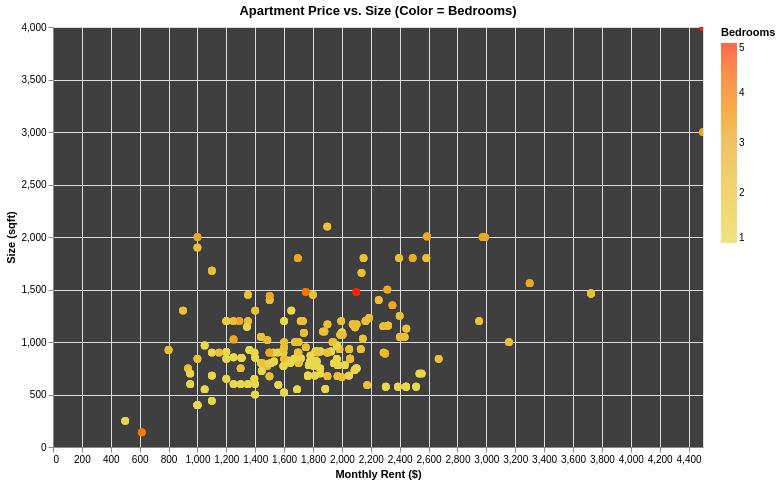

The notebook cell saved with this chart:
### Markdown cell above
### 2.8 Comparing prices for different sizes 

Use `altair` to explore the relationship between price, size, and number of bedrooms. Make an interactive scatter plot of price (x-axis) vs. size (y-axis), with the points colored by the number of bedrooms. 

Make sure the plot is interactive (zoom-able and pan-able) and add a tooltip with all of the columns in our scraped data frame.

With this sort of plot, you can quickly see the outlier apartments in terms of size and price.

### Code cell
import altair as alt

df_clean = results.dropna(subset=["price", "size", "bedrooms"])

alt.data_transformers.disable_max_rows()

chart = (
    alt.Chart(df_clean)
    .mark_circle(size=60, opacity=0.7)
    .encode(
        x=alt.X("price:Q", title="Monthly Rent ($)"),
        y=alt.Y("size:Q", title="Size (sqft)"),
        
        # Bedrooms: light yellow -> deep red
        color=alt.Color(
            "bedrooms:Q",
            title="Bedrooms",
            scale=alt.Scale(range=["#EAD74D", "#EBA822", "#FC2200"])
        ),
        
        tooltip=list(df_clean.columns)
    )
    .properties(
        width=650,
        height=420,
        title="Apartment Price vs. Size (Color = Bedrooms)"
    )
    .interactive()
).configure_view(
    fill="#3F3F3F"
)


chart

### Figure 1 — Vega-Lite specification as saved in the notebook (floating-point values rounded to 4 significant figures; data arrays with more than 128 entries replaced by an {"elided": "..."} marker saying what was removed)
{"config": {"view": {"continuousWidth": 300, "continuousHeight": 300, "fill": "#3F3F3F"}}, "data": {"name": "data-9f1b4d2e70377d3b0bbff30b80a0b262"}, "mark": {"type": "circle", "opacity": 0.7, "size": 60}, "encoding": {"color": {"field": "bedrooms", "scale": {"range": ["#EAD74D", "#EBA822", "#FC2200"]}, "title": "Bedrooms", "type": "quantitative"}, "tooltip": [{"field": "price", "type": "quantitative"}, {"field": "size", "type": "quantitative"}, {"field": "bedrooms", "type": "quantitative"}, {"field": "title", "type": "nominal"}, {"field": "price_per_sqft", "type": "quantitative"}], "x": {"field": "price", "title": "Monthly Rent ($)", "type": "quantitative"}, "y": {"field": "size", "title": "Size (sqft)", "type": "quantitative"}}, "height": 420, "params": [{"name": "param_9", "select": {"type": "interval", "encodings": ["x", "y"]}, "bind": "scales"}], "title": "Apartment Price vs. Size (Color = Bedrooms)", "width": 650, "$schema": "https://vega.github.io/schema/vega-lite/v5.20.1.json", "datasets": {"data-9f1b4d2e70377d3b0bbff30b80a0b262": {"elided": "1000 records"}}}
